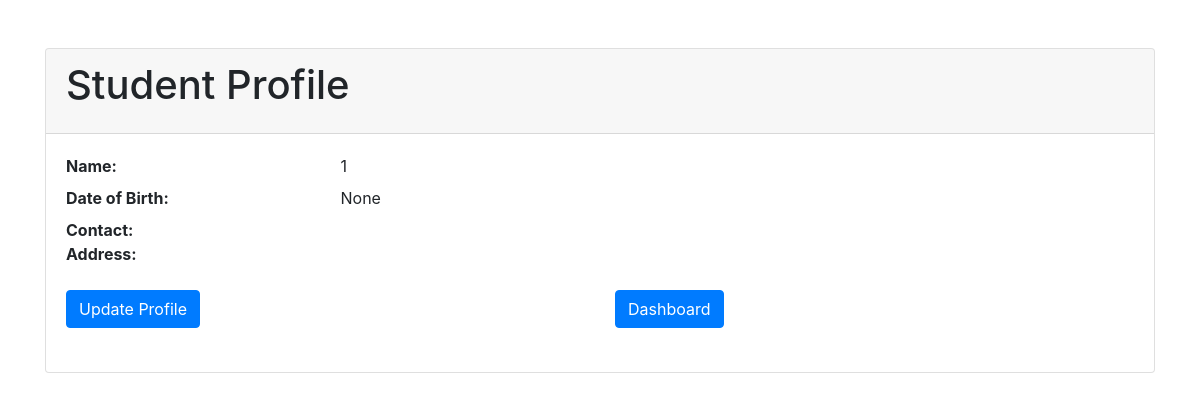
Page /student/profile/ (signed in) on the earlier database version.
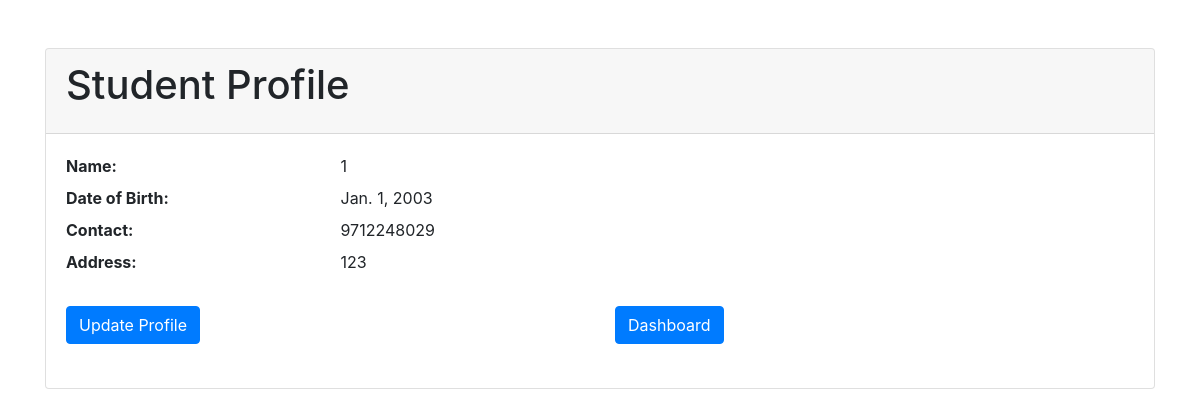
Same page on the later database version.
### user_management/models.py (models this page shows, shortened)
class StudentProfile(models.Model):
    user = models.OneToOneField(CustomUser, on_delete=models.CASCADE)
    full_name = models.CharField(max_length=100)
    date_of_birth = models.DateField(null=True)
    contact_number = models.CharField(max_length=15)
    address = models.TextField()
    resume = models.FileField(upload_to='resumes/')

### user_management/views.py (the view)
# urls.py: path('student/profile/', views.student_profile, name='student_profile'),
@login_required(login_url='student_login')
def student_profile(request):
    profile = StudentProfile.objects.get(user_id=request.user)
    return render(request, 'student_profile.html', {'profile': profile})

### user_management/custom_auth.py (called while the page is built)
    def get_user(self, user_id):
        User = get_user_model()
        try:
            return User.objects.get(pk=user_id)
        except User.DoesNotExist:
            return None

### user_management/templates/student_profile.html (shortened to what this page needs)
<!DOCTYPE html>
<html>
<head>
    <link rel="stylesheet" href="https://stackpath.bootstrapcdn.com/bootstrap/4.5.2/css/bootstrap.min.css">
</head>
<body>
    <div class="container mt-5">
        <div class="card">
            <div class="card-header">
                <h1 class="card-title">Student Profile</h1>
            </div>
            <div class="card-body">
                <dl class="row">
                    <dt class="col-sm-3">Name:</dt>
                    <dd class="col-sm-9">{{ profile.full_name }}</dd>
                    <dt class="col-sm-3">Date of Birth:</dt>
                    <dd class="col-sm-9">{{ profile.date_of_birth }}</dd>
                    <dt class="col-sm-3">Contact:</dt>
                    <dd class="col-sm-9">{{ profile.contact_number }}</dd>
                    <dt class="col-sm-3">Address:</dt>
                    <dd class="col-sm-9">{{ profile.address }}</dd>
                    <dd class="col-sm-6 mt-4">
                        <a href="{% url 'student_profile_update' %}" class="btn btn-primary">Update Profile</a>
                    </dd>
                    <dd class="col-sm-6 mt-4">
                        <a href="{% url 'student_dashboard' %}" class="btn btn-primary">Dashboard</a>
                    </dd>
                </dl>
            </div>
        </div>
    </div>
</body>
</html>

Differences in the rows shown:
changed StudentProfile: date_of_birth "None" → "Jan. 1, 2003"; contact_number (not shown) → "9712248029"; address (not shown) → "123"
